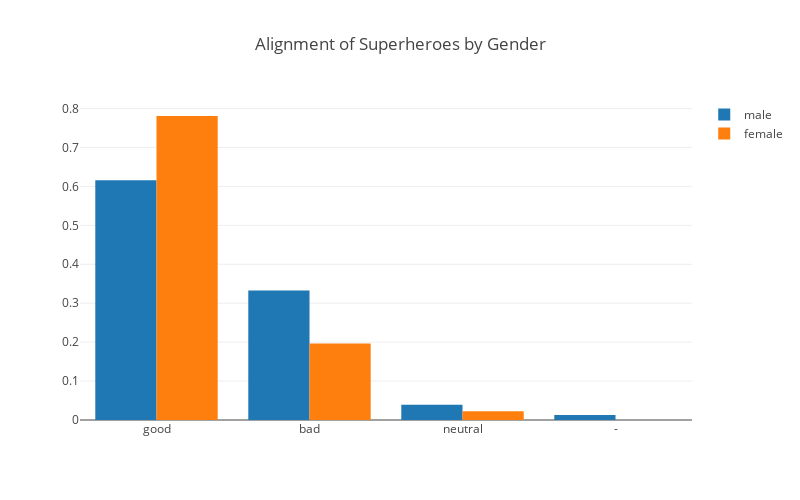

Source (notebook cell):
### Code cell
# collecting all male and female values from 'Gender'
male = df_comb[df_comb.Gender == 'Male']
female = df_comb[df_comb.Gender == 'Female']

# creating data trace for male alignments: counting the values and transform them into percentages
trace_m = go.Bar(x = male['Alignment'].value_counts(normalize=True).index,
                 y = male['Alignment'].value_counts(normalize=True).values,
                 name='male')

# creating data trace for female alignments 
trace_f = go.Bar(x = female['Alignment'].value_counts(normalize=True).index,
                 y = female['Alignment'].value_counts(normalize=True).values,
                 name='female')

# gathering data from trace_m and trace_f to transfer to bar graph data and layout
data = [trace_m, trace_f]
layout = go.Layout(title = 'Alignment of Superheroes by Gender',
                   barmode = 'group', height = 500, width = 800)

# plotting bar graph 
figure = go.Figure(data = data, layout = layout)
plotly.offline.iplot(figure)

### Figure 1 — Plotly figure (JSON) as saved in the notebook; plotly's stock layout.template omitted (floating-point values rounded to 4 significant figures)
{"data": [{"name": "male", "type": "bar", "uid": "7f34bd30-ced2-11e8-b2fc-086d41e3715a", "x": ["good", "bad", "neutral", "-"], "y": [0.6156, 0.3326, 0.03888, 0.01296]}, {"name": "female", "type": "bar", "uid": "7f3ab726-ced2-11e8-b788-086d41e3715a", "x": ["good", "bad", "neutral"], "y": [0.7809, 0.1966, 0.02247]}], "layout": {"barmode": "group", "height": 500, "title": "Alignment of Superheroes by Gender", "width": 800}}
